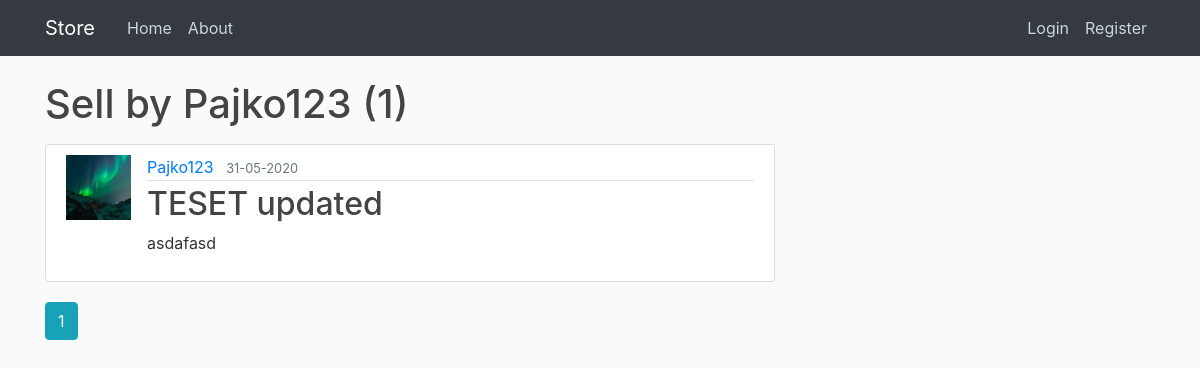
The page /user/Pajko123 on the database its author committed.
### store/models.py (models this page shows, shortened)
class User(db.Model, UserMixin):
	id = db.Column(db.Integer, primary_key=True)
	username = db.Column(db.String(20), unique=True, nullable=False)
	email = db.Column(db.String(120), unique=True, nullable=False)
	image_file = db.Column(db.String(20), nullable=False, default='default.jpg')
	password = db.Column(db.String(60), nullable=False)
	sell = db.relationship('Sell', backref='author', lazy=True)

class Sell(db.Model):
    id = db.Column(db.Integer, primary_key=True)
    title = db.Column(db.String(100), nullable=False)
    image_file = db.Column(db.String(20), nullable=False, default='def1.jpg')
    date_posted = db.Column(db.DateTime, nullable=False, default=datetime.utcnow)
    price = db.Column(db.Integer, nullable=False)
    content = db.Column(db.Text, nullable=False)
    user_id = db.Column(db.Integer, db.ForeignKey('user.id'), nullable=False)

### store/routes.py (the view)
@app.route("/user/<string:username>")
def user_sells(username):
	page = request.args.get('page', 1, type=int)
	user = User.query.filter_by(username = username).first_or_404()
	sells = Sell.query.filter_by(author = user).order_by(Sell.date_posted.desc()).paginate(page=page, per_page=5)
	return render_template('user_sell.html', sells=sells, user=user)

### store/templates/user_sell.html (shortened to what this page needs)
{% extends "layout.html" %}
{% block content %}
    <h1 class="mb-3">Sell by {{ user.username }} ({{ sells.total }})</h1>
{% for sell in sells.items %}
<article class="media content-section">
    <img class="rounded0circle article-img" src="{{ url_for('static', filename='img/'+ sell.author.image_file) }}"
        alt="">
    <div class="media-body">
        <div class="article-metadata">
            <a class="mr-2" href="{{ url_for('user_sells', username=sell.author.username) }}">{{ sell.author.username }}</a>
            <small class="text-muted">{{ sell.date_posted.strftime('%d-%m-%Y') }}</small>
        </div>
        <h2><a class="article-title" href="{{ url_for('sell', sell_id = sell.id) }}">{{ sell.title }}</a></h2>
        <p class="article-content">{{ sell.content }}</p>
    </div>
</article>
{% endfor %}
{% for page_num in sells.iter_pages(left_edge=1, right_edge=1, left_current=1, right_current=2) %}
    {% if page_num %}
        {% if sells.page == page_num %}
            <a class="btn btn-info mb-4" href="{{ url_for('user_sells', username=user.username, page=page_num) }}">{{ page_num }}</a>
        {% else %}
            <a class="btn btn-outline-info mb-4" href="{{ url_for('user_sells', username=user.username, page=page_num) }}">{{ page_num }}</a>
        {% endif %}
    {% endif %}
{% endfor %}
{% endblock content %}

### store/static/css.css (style rules this page uses)
body { background: #fafafa; color: #333333; margin-top: 5rem; }
h1, h2, h3, h4, h5, h6 { color: #444444; }
.content-section { background: #ffffff; padding: 10px 20px; border: 1px solid #dddddd; border-radius: 3px; margin-bottom: 20px; }
.article-title { color: #444444; }
.article-content { white-space: pre-line; }
.article-img { height: 65px; width: 65px; margin-right: 16px; }
.article-metadata { padding-bottom: 1px; margin-bottom: 4px; border-bottom: 1px solid #e3e3e3 }

### rows shown on the page
User: username "Pajko123"
Sell: image_file (picture), author.username "Pajko123", date_posted "31-05-2020", title "TESET updated", content "asdafasd"

### other values the page prints
{{ sells.total }} "1"
{{ page_num }} "1"
